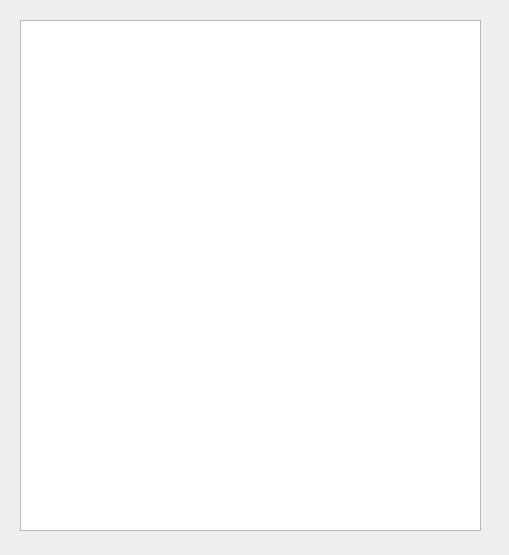
<?xml version="1.0" encoding="UTF-8"?>
<ui version="4.0">
 <class>OnlineUser</class>
 <widget class="QWidget" name="OnlineUser">
  <property name="geometry">
   <rect>
    <x>0</x>
    <y>0</y>
    <width>509</width>
    <height>555</height>
   </rect>
  </property>
  <property name="windowTitle">
   <string>Form</string>
  </property>
  <widget class="QListWidget" name="listWidget">
   <property name="geometry">
    <rect>
     <x>20</x>
     <y>20</y>
     <width>461</width>
     <height>511</height>
    </rect>
   </property>
  </widget>
 </widget>
 <resources/>
 <connections/>
</ui>
